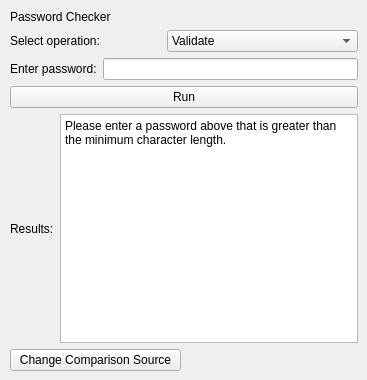
<?xml version="1.0" encoding="UTF-8"?>
<ui version="4.0">
 <class>PasswordWidget</class>
 <widget class="QWidget" name="PasswordWidget">
  <property name="geometry">
   <rect>
    <x>0</x>
    <y>0</y>
    <width>367</width>
    <height>380</height>
   </rect>
  </property>
  <property name="windowTitle">
   <string>PasswordWidget</string>
  </property>
  <widget class="QWidget" name="layoutWidget">
   <property name="geometry">
    <rect>
     <x>10</x>
     <y>10</y>
     <width>348</width>
     <height>361</height>
    </rect>
   </property>
   <layout class="QVBoxLayout" name="verticalLayout_2">
    <item>
     <widget class="QLabel" name="label">
      <property name="styleSheet">
       <string notr="true">font: 14pt &quot;Segoe UI&quot;;
color: rgb(0, 0, 0);</string>
      </property>
      <property name="text">
       <string>Password Checker</string>
      </property>
     </widget>
    </item>
    <item>
     <layout class="QVBoxLayout" name="verticalLayout">
      <item>
       <layout class="QHBoxLayout" name="horizontalLayout"/>
      </item>
      <item>
       <layout class="QHBoxLayout" name="horizontalLayout_2">
        <item>
         <widget class="QLabel" name="label_3">
          <property name="text">
           <string>Select operation:</string>
          </property>
         </widget>
        </item>
        <item>
         <widget class="QComboBox" name="operationList">
          <item>
           <property name="text">
            <string>Validate</string>
           </property>
          </item>
          <item>
           <property name="text">
            <string>Hash and Compare</string>
           </property>
          </item>
          <item>
           <property name="text">
            <string>Validate, Hash, and Compare</string>
           </property>
          </item>
         </widget>
        </item>
       </layout>
      </item>
      <item>
       <layout class="QHBoxLayout" name="horizontalLayout_3">
        <item>
         <widget class="QLabel" name="label_4">
          <property name="text">
           <string>Enter password:</string>
          </property>
         </widget>
        </item>
        <item>
         <widget class="QLineEdit" name="passwordBox"/>
        </item>
       </layout>
      </item>
     </layout>
    </item>
    <item>
     <widget class="QPushButton" name="runButton">
      <property name="styleSheet">
       <string notr="true"/>
      </property>
      <property name="text">
       <string>Run</string>
      </property>
     </widget>
    </item>
    <item>
     <layout class="QVBoxLayout" name="verticalLayout_3">
      <item>
       <layout class="QHBoxLayout" name="horizontalLayout_4">
        <item>
         <widget class="QLabel" name="label_5">
          <property name="text">
           <string>Results:</string>
          </property>
         </widget>
        </item>
        <item>
         <widget class="QTextBrowser" name="resultsBox">
          <property name="html">
           <string>&lt;!DOCTYPE HTML PUBLIC &quot;-//W3C//DTD HTML 4.0//EN&quot; &quot;http://www.w3.org/TR/REC-html40/strict.dtd&quot;&gt;
&lt;html&gt;&lt;head&gt;&lt;meta name=&quot;qrichtext&quot; content=&quot;1&quot; /&gt;&lt;meta charset=&quot;utf-8&quot; /&gt;&lt;style type=&quot;text/css&quot;&gt;
p, li { white-space: pre-wrap; }
hr { height: 1px; border-width: 0; }
li.unchecked::marker { content: &quot;\2610&quot;; }
li.checked::marker { content: &quot;\2612&quot;; }
&lt;/style&gt;&lt;/head&gt;&lt;body style=&quot; font-family:'Segoe UI'; font-size:9pt; font-weight:400; font-style:normal;&quot;&gt;
&lt;p style=&quot; margin-top:0px; margin-bottom:0px; margin-left:0px; margin-right:0px; -qt-block-indent:0; text-indent:0px;&quot;&gt;Please enter a password above that is greater than the minimum character length.&lt;/p&gt;&lt;/body&gt;&lt;/html&gt;</string>
          </property>
         </widget>
        </item>
       </layout>
      </item>
      <item>
       <layout class="QHBoxLayout" name="horizontalLayout_5">
        <item>
         <widget class="QPushButton" name="changeSourceButton">
          <property name="styleSheet">
           <string notr="true">font: 8pt &quot;Segoe UI&quot;;</string>
          </property>
          <property name="text">
           <string>Change Comparison Source</string>
          </property>
         </widget>
        </item>
        <item>
         <widget class="QLabel" name="versionLabel">
          <property name="styleSheet">
           <string notr="true">font: 8pt &quot;Segoe UI&quot;;
color: rgb(0, 0, 0);</string>
          </property>
          <property name="text">
           <string/>
          </property>
         </widget>
        </item>
       </layout>
      </item>
     </layout>
    </item>
   </layout>
  </widget>
 </widget>
 <resources/>
 <connections/>
</ui>
